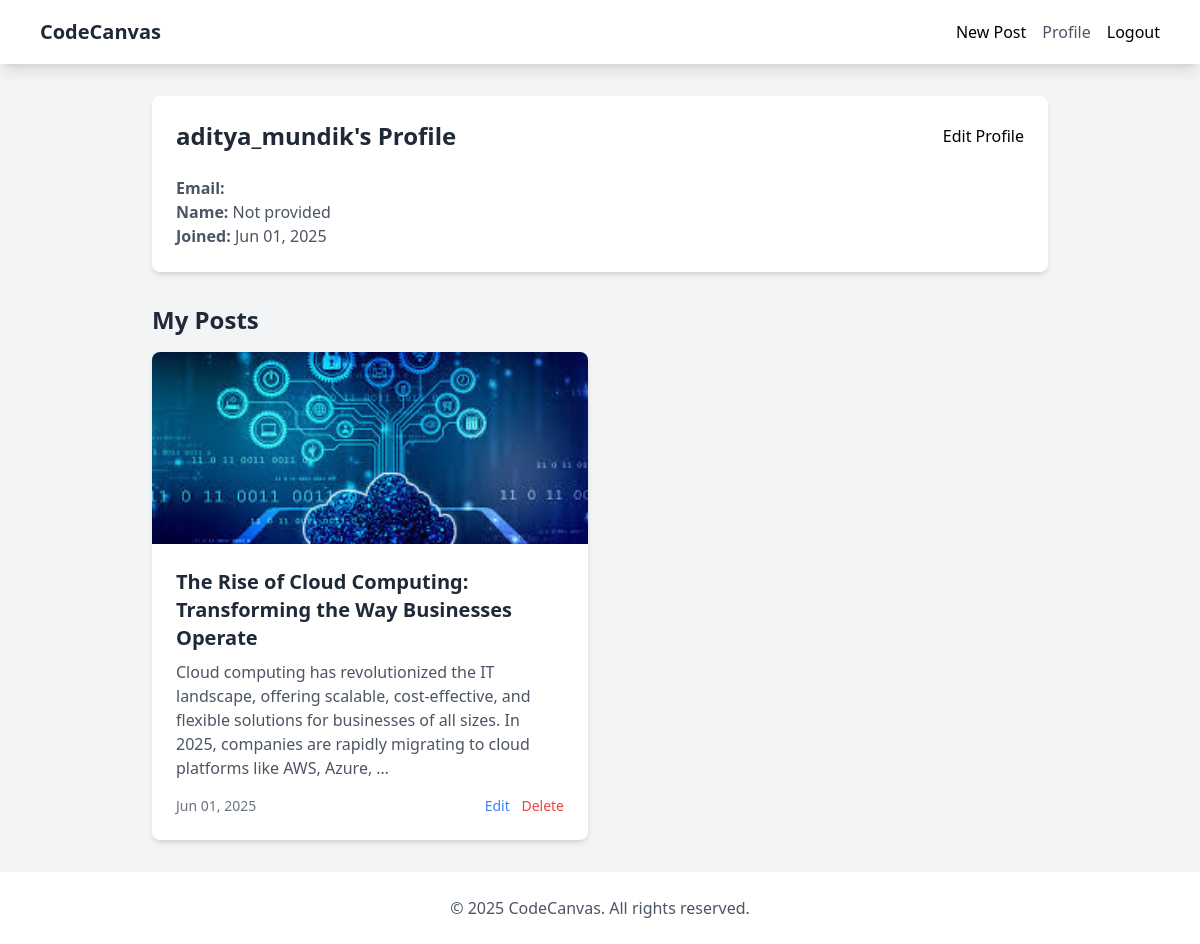
/accounts/profile/ (signed in), run on the app's committed database.
### blog/models.py (models this page shows, shortened)
class Post(models.Model):
    title = models.CharField(max_length=200)
    slug = models.SlugField(unique=True, blank=True)
    author = models.ForeignKey(User, on_delete=models.CASCADE)
    content = models.TextField()
    image = models.ImageField(upload_to='blog_images/', blank=True, null=True)
    created_at = models.DateTimeField(auto_now_add=True)
    updated_at = models.DateTimeField(auto_now=True)
    class Meta:
        ordering = ['-created_at']

### accounts/views.py (the view)
# urls.py: path('profile/', views.profile, name='profile'),
@login_required
def profile(request):
    posts = request.user.post_set.all()
    return render(request, 'accounts/profile.html', {'posts': posts})

### templates/accounts/profile.html (shortened to what this page needs)
{% extends 'base.html' %}
{% block content %}
<div class="max-w-4xl mx-auto">
    <div class="bg-white rounded-lg shadow-md p-6 mb-8">
        <div class="flex justify-between items-center mb-6">
            <h1 class="text-2xl font-bold text-gray-800">{{ user.username }}'s Profile</h1>
            <a href="{% url 'edit_profile' %}" class="btn btn-primary">Edit Profile</a>
        </div>
        <div class="grid grid-cols-2 gap-4">
            <div>
                <p class="text-gray-600"><strong>Email:</strong> {{ user.email }}</p>
                <p class="text-gray-600"><strong>Name:</strong> {{ user.get_full_name|default:"Not provided" }}</p>
                <p class="text-gray-600"><strong>Joined:</strong> {{ user.date_joined|date:"M d, Y" }}</p>
            </div>
        </div>
    </div>
    <h2 class="text-2xl font-bold text-gray-800 mb-4">My Posts</h2>
    <div class="grid grid-cols-1 md:grid-cols-2 gap-6">
        {% for post in posts %}
            <article class="bg-white rounded-lg shadow-md overflow-hidden">
                {% if post.image %}
                    <img src="{{ post.image.url }}" alt="{{ post.title }}" class="w-full h-48 object-cover">
                {% endif %}
                <div class="p-6">
                    <h3 class="text-xl font-bold mb-2">
                        <a href="{% url 'post_detail' post.slug %}" class="text-gray-800 hover:text-blue-500">
                            {{ post.title }}
                        </a>
                    </h3>
                    <p class="text-gray-600 mb-4">{{ post.content|truncatewords:30 }}</p>
                    <div class="flex justify-between items-center text-sm text-gray-500">
                        <span>{{ post.created_at|date:"M d, Y" }}</span>
                        <div class="space-x-2">
                            <a href="{% url 'post_update' post.slug %}" class="text-blue-500 hover:text-blue-600">Edit</a>
                            <a href="{% url 'post_delete' post.slug %}" class="text-red-500 hover:text-red-600">Delete</a>
                        </div>
                    </div>
                </div>
            </article>
        {% empty %}
            <p class="col-span-full text-center text-gray-600">You haven't created any posts yet.</p>
        {% endfor %}
    </div>
</div>
{% endblock %}

### templates/base.html (style rules this page uses)
.btn { @apply px-10 py-2 rounded-lg font-medium transition-colors duration-200; }
.btn-primary { @apply bg-blue-500 text-white hover:bg-blue-600; }

### data on the page
Post: image (picture), title "The Rise of Cloud Computing: Transforming the Way Businesses Operate", content "Cloud computing has revolutionized the IT landscape, offering scalable, cost-effective, and flexible solutions for businesses of all sizes. In 2025, companies are rapidly migrating to cloud platforms like AWS, Azure, …", created_at "Jun 01, 2025"

### other printed values
{{ user.username }} "aditya_mundik"
{{ user.get_full_name|default:"Not provided" }} "Not provided"
{{ user.date_joined|date:"M d, Y" }} "Jun 01, 2025"
